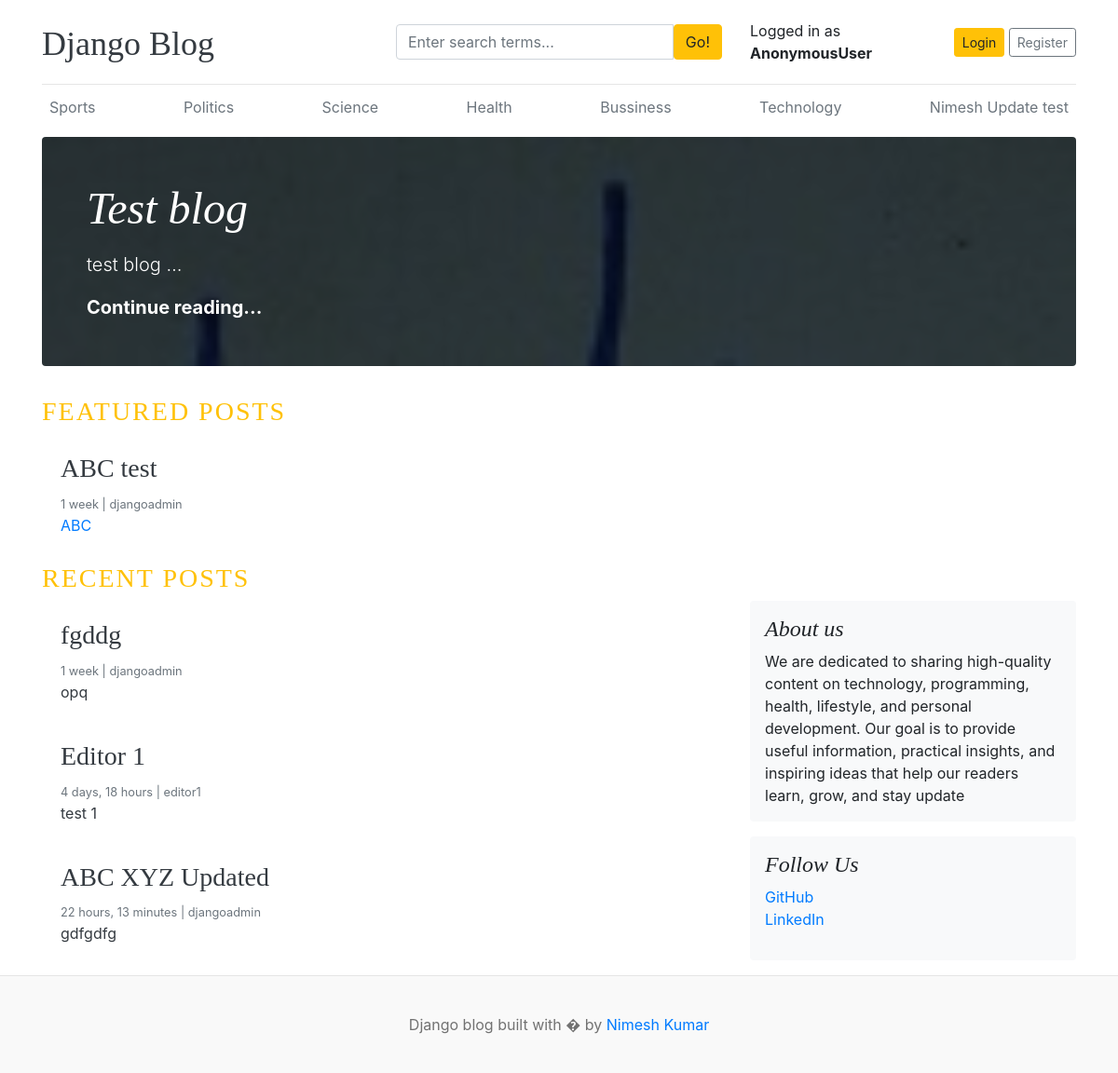
The page / on the database its author committed.
### blogs/models.py (models this page shows, shortened)
class Category(models.Model):
    create_name = models.CharField(max_length=50, unique=True)
    created_at = models.DateTimeField(auto_now_add=True)
    updated_at = models.DateTimeField(auto_now=True)
    class Meta:
        verbose_name_plural = 'categories'

class Blog(models.Model):
    title = models.CharField(max_length=100)
    slug  = models.SlugField(max_length=150, unique=True, blank=True)
    category = models.ForeignKey(Category, on_delete=models.CASCADE)
    author = models.ForeignKey(User, on_delete=models.CASCADE)
    featured_image = models.ImageField(upload_to='uploads/%Y/%m/%d')
    short_description = models.TextField(max_length=500)
    blog_body = models.TextField(max_length=2000)
    status = models.CharField(max_length=20, choices=STATUS_CHOICES, default="Draft")
    is_featured = models.BooleanField(default=False)
    created_at = models.DateTimeField(auto_now_add=True)
    updated_at = models.DateTimeField(auto_now=True)

### assignments/models.py (models this page shows, shortened)
class About(models.Model):
    about_heading = models.CharField(max_length=25)
    about_description = models.CharField(max_length=255)
    created_at = models.DateTimeField(auto_now_add=True)
    updated_at = models.DateTimeField(auto_now=True)
    class Meta:
        verbose_name_plural = 'About'

class SocialLink(models.Model):
    platform = models.CharField(max_length=25)
    link = models.URLField(max_length=100)
    created_at = models.DateTimeField(auto_now_add=True)
    updated_at = models.DateTimeField(auto_now=True)

### blog_main/views.py (the view)
# urls.py: 2. Add a URL to urlpatterns:  path('', views.home, name='home')
def home(request):
    featured_posts = Blog.objects.filter(is_featured=True, status='Published').order_by('created_at')
    posts = Blog.objects.filter(is_featured=False, status='Published')
    try:
        about = About.objects.get()
    except:
        about = None
    context = {
        'featured_posts'    : featured_posts,
        'posts'             : posts,
        'about'             : about,
    }
    return render(request, 'home.html', context)

### blogs/context_processor.py (called while the page is built)
def get_categories(request):
    categories = Category.objects.all()
    return dict(categories=categories)

def get_social_links(request):
    socialLink = SocialLink.objects.all()
    return dict(socialLink=socialLink)

### templates/home.html
{% extends 'base.html' %}
{% block content %}
    {% for f_post in featured_posts %}
        {% if forloop.first %}
            <div class="jumbotron p-3 p-md-5 text-white rounded bg-dark" style="background-image: url({{ f_post.featured_image.url }});background-blend-mode: overlay;background-size:cover;">
                <div class="col-md-8 px-0">
                <h1 class="display-4 font-italic">{{ f_post.title }}</h1>
                <p class="lead my-3">{{ f_post.short_description | truncatewords:2 }}</p>
                <p class="lead mb-0"><a href="{% url 'blogs' f_post.slug %}" class="text-white font-weight-bold">Continue reading...</a></p>
                </div>
            </div>
        {% endif %}
    {% endfor %}
    <h3 class="text-uppercase  text-warning" style="letter-spacing: 2px;">Featured Posts</h3>
    <div class="row mb-2">
        {% for f_post in featured_posts %}
        {% if not forloop.first %}
        <div class="col-md-6">
            <div class="card border-0">
                <div class="card-body">
                    <h3><a href="{% url 'blogs' f_post.slug %}" class="text-dark" >{{ f_post.title }}</a></h3>
                    <small class="mb-1 text-muted">{{ f_post.created_at | timesince }} | {{ f_post.author }}</small>
                    <p class="card-text"><a href="{% url 'blogs' f_post.slug %}">{{ f_post.short_description | truncatewords:2 }}</a></p>
                </div>
            </div>
        </div>
        {% endif %}
        {% endfor %}
    </div>
    <h3 class="text-uppercase  text-warning" style="letter-spacing: 2px;">Recent Posts</h3>
    <main role="main" class="container p-0">
        <div class="row">
            <div class="col-md-8 blog-main">
                {% for post in posts %}
                <div class="card border-0">
                    <div class="card-body">
                        <h3><a href="{% url 'blogs' post.slug %}" class="text-dark">{{ post.title }}</a></h3>
                        <small class="mb-1 text-muted">{{ post.created_at | timesince }} | {{ post.author }}</small>
                        <p class="card-text"><a href="{% url 'blogs' post.slug %}" class="text-dark">{{ post.short_description | truncatewords:2 }}</a></p>
                    </div>
                </div>
                {% endfor %}
            </div>
            <aside class="col-md-4 blog-sidebar">
                <div class="p-3 mb-3 bg-light rounded">
                    <h4 class="font-italic">{{ about.about_heading }}</h4>
                    <p class="mb-0">{{ about.about_description }}</p>
                </div>
                {% if socialLink %}
                    <div class="p-3 mb-3 bg-light rounded">
                        <h4 class="font-italic">Follow Us</h4>
                        <ol class="list-unstyled">
                            {% for slink in socialLink %}
                                <li><a target="_blank" href="{{ slink.link }}">{{ slink.platform }}</a></li>
                            {% endfor %}
                        </ol>
                    </div>
                {% endif %}
            </aside>
        </div>
    </main>
</div>
{% endblock content %}

### templates/base.html (shortened to what this page needs)
{% load static %}
<!DOCTYPE html>
<html lang="en">
<head>
    <link href="https://getbootstrap.com/docs/4.0/dist/css/bootstrap.min.css" rel="stylesheet">
    <link href="{% static 'css/blog.css' %}" rel="stylesheet">
    <link rel="stylesheet" href="https://cdnjs.cloudflare.com/ajax/libs/font-awesome/4.7.0/css/font-awesome.min.css">
  </head>
<body>
    <div class="container">
      <header class="blog-header py-3">
        <div class="row flex-nowrap justify-content-between align-items-center">
          <div class="col-4 pt-1">
            <a class="blog-header-logo text-dark" href="/">Django Blog</a>
          </div>
          <div class="col-4">
            <form action="{% url 'search' %}" method="GET">
              <div class="input-group">
                <input  name="keyword" value="{{ keyword }}" class="form-control" type="text" placeholder="Enter search terms..." aria-label="Enter Search">
                <button type="submit"  class="btn btn-warning" id="button-search"> Go!</button>
              </div>
            </form>
          </div>
          <div class="col-4 d-flex justify-content-end align-items-center">
            <span> Logged in as <b>{{ user }}</b></span> &nbsp;
            {% if not user.is_authenticated %}
            <a class="btn btn-sm btn-warning" href="{% url 'login' %}">Login</a> &nbsp;
            <a class="btn btn-sm btn-outline-secondary" href="{% url 'register' %}">Register</a>
            {% else %}
            <span class="text-decoration-underline"> <a href="{% url 'dashboard' %}">Dashboard</a></span>
            &nbsp <a class="btn btn-sm btn-warning" href="{% url 'logout' %}">
              Logout
            </a>
            {% endif %}
          </div>
        </div>
      </header>
      <div class="nav-scroller py-1 mb-2">
        <nav class="nav d-flex justify-content-between">
            {% for cat in categories %}
          <a class="p-2 text-muted" href="{% url 'post_by_category' cat.id %}">{{ cat.create_name }}</a>
          {% endfor %}
        </nav>
      </div>
{% block content %}
{% endblock %}
<footer class="blog-footer">
  <p>Django blog built with � by <a href="#">Nimesh Kumar</a></p>
</footer>
</body>
</html>

### blog_main/static/css/blog.css (style rules this page uses)
.blog-header { border-bottom: 1px solid #e5e5e5; }
.blog-header-logo { font-family: "Playfair Display", Georgia, "Times New Roman", serif; font-size: 2.25rem; }
h1, h2, h3, h4, h5, h6 { font-family: "Playfair Display", Georgia, "Times New Roman", serif; }
.display-4 { font-size: 2.5rem; }
@media (min-width: 768px) { .display-4 { font-size: 3rem; } }
.blog-footer { padding: 2.5rem 0; color: #727272; text-align: center; background-color: #f9f9f9; border-top: .05rem solid #e5e5e5; }
.blog-footer p:last-child { margin-bottom: 0; }

### rows shown on the page
Category: create_name "Sports"
Category: create_name "Politics"
Category: create_name "Science"
Category: create_name "Health"
Category: create_name "Bussiness"
Category: create_name "Technology"
Category: create_name "Nimesh Update test"
Blog: featured_image (picture), title "Test blog", short_description "test blog …"
Blog: title "ABC test", created_at "1 week", author "djangoadmin", short_description "ABC"
Blog: title "fgddg", created_at "1 week", author "djangoadmin", short_description "opq"
Blog: title "Editor 1", created_at "4 days, 18 hours", author "editor1", short_description "test 1"
Blog: title "ABC XYZ Updated", created_at "22 hours, 13 minutes", author "djangoadmin", short_description "gdfgdfg"
About: about_heading "About us", about_description "We are dedicated to sharing high-quality content on technology, programming, health, lifestyle, and personal development. Our goal is to provide useful information, practical insights, and inspiring ideas that help our readers learn, grow, and stay update"
SocialLink: platform "GitHub"
SocialLink: platform "LinkedIn"

### other values the page prints
{{ user }} "AnonymousUser"
